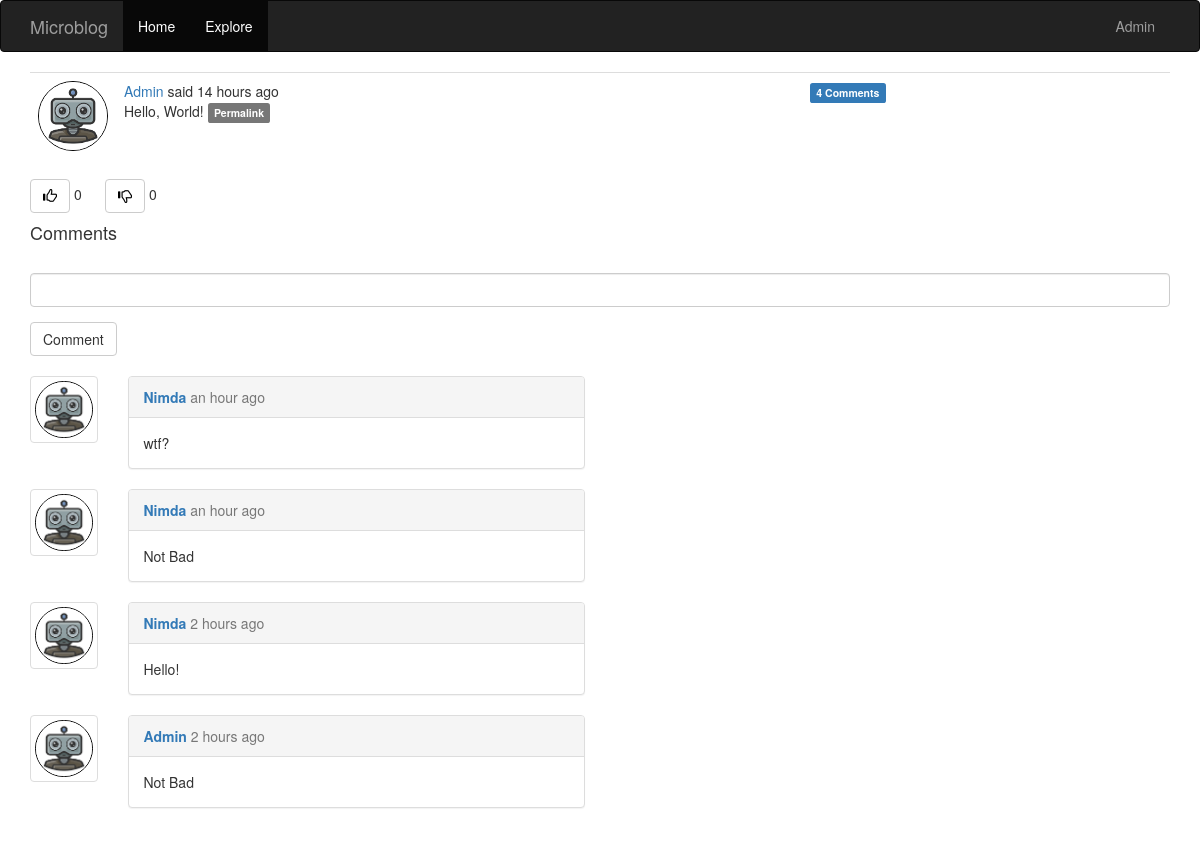
The app's page /post/1 (signed in) with its own data.
### app/models.py (models this page shows, shortened)
class User(UserMixin ,db.Model):
    id = db.Column(db.Integer, primary_key=True)
    username = db.Column(db.String(64), index=True, unique=True)
    email = db.Column(db.String(128), index=True, unique=True)
    password_hash = db.Column(db.String(128))
    posts = db.relationship('Post', backref='author', lazy='dynamic')
    about_me = db.Column(db.Text)
    image_file = db.Column(db.String(20), nullable=False, default='default.png')
    last_seen = db.Column(db.DateTime, default=datetime.utcnow)
    followed = db.relationship(
        'User', secondary=followers,
        primaryjoin=(followers.c.follower_id==id),
        secondaryjoin=(followers.c.followed_id==id),
        backref=db.backref('followers', lazy='dynamic'), lazy='dynamic')
    comments = db.relationship('Comment', backref='author', lazy='dynamic')
    liked = db.relationship(
        'PostLike',
        foreign_keys='PostLike.user_id',
        backref='user', lazy='dynamic')
    disliked = db.relationship(
        'PostDislike',
        foreign_keys='PostDislike.user_id',
        backref='user', lazy='dynamic')
    def has_liked_post(self, post):
        return PostLike.query.filter(
            PostLike.user_id == self.id,
            PostLike.post_id == post.id).count() > 0
    def has_disliked_post(self, post):
        return PostDislike.query.filter(
            PostDislike.user_id == self.id,
            PostDislike.post_id == post.id).count() > 0

class Post(db.Model):
    id = db.Column(db.Integer, primary_key=True)
    body = db.Column(db.Text)
    timestamp = db.Column(db.DateTime, index=True, default=datetime.utcnow)
    user_id = db.Column(db.Integer, db.ForeignKey('user.id'))
    comments = db.relationship('Comment', backref='post', lazy='dynamic')
    likes = db.relationship('PostLike', backref='post', lazy='dynamic')
    dislikes = db.relationship('PostDislike', backref='post', lazy='dynamic')
    def comments_for_post(self):
        post = Comment.query.join(Post, Post.user_id == Comment.post_id).filter(
                                  Post.id == self.id)
        own = Comment.query.filter_by(post_id=self.id)
        return post.union(own).order_by(Comment.timestamp.desc())

class Comment(db.Model):
    id = db.Column(db.Integer, primary_key=True)
    body = db.Column(db.Text)
    timestamp = db.Column(db.DateTime, index=True, default=datetime.utcnow)
    user_id = db.Column(db.Integer, db.ForeignKey('user.id'))
    post_id = db.Column(db.Integer, db.ForeignKey('post.id'))

### app/routes.py (the view, shortened to what this page needs)
@app.route('/post/<int:id>', methods=['GET', 'POST'])
def post(id):
    post = Post.query.get_or_404(id)
    form = CommentForm()
    page = request.args.get('page', 1, type=int)
    comments = post.comments_for_post().paginate(
        page, app.config['POSTS_PER_PAGE'], False)
    next_url = url_for('post', page=comments.next_num) \
        if comments.has_next else None
    prev_url = url_for('post', page=comments.prev_num) \
        if comments.has_prev else None
    return render_template('post.html', post=post, form=form,
                           comments=comments.items, next_url=next_url, prev_url=prev_url)

### app/forms.py
class CommentForm(FlaskForm):
    comment = StringField(_l(''), validators=[DataRequired()])
    submit = SubmitField(_l('Comment'))

### app/models.py (called while the page is built)
@login.user_loader
def load_user(id):
    return User.query.get(int(id))

### app/routes.py (called while the page is built)
@app.before_request
def before_request():
    if current_user.is_authenticated:
        current_user.last_seen = datetime.utcnow()
        db.session.commit()

### app/templates/post.html (shortened to what this page needs)
{% extends 'base.html' %}
{% import 'bootstrap/wtf.html' as wtf %}
{% block app_content %}
<table class="table table-hover">
    <tr>
        <td width="70px">
            <a href="{{ url_for('user', username=post.author.username) }}">
                <img src="{{ url_for('static', filename='avatars/' + post.author.image_file) }}" class="img-circle" width="70" height="70" style="border:1px solid black">
            </a>
        </td>
        <td>
            {{ _('%(username)s said %(when)s', username=user_link, when=moment(post.timestamp).fromNow()) }}
            <br>
            {{ post.body }}
            <a href="{{ url_for('post', id=post.id) }}">
                <span class="label label-default">Permalink</span>
            </a>
        </td>
        <td>
            <a href="{{ url_for('post', id=post.id) }}#comments">
                <span class="label label-primary">{{ post.comments.count()}} Comments</span>
            </a>
        </td>
    </tr>
</table>
{% include '_like.html' %}
{% if form %}
<h4 id='comments'>Comments</h4>
<div class='comment_form'>
    {{ wtf.quick_form(form) }}
</div>
<br>
{% endif %}
    {% for comment in comments %}
        {% include '_comment.html' %}
    {% endfor %}
{% endblock %}

### app/templates/base.html (shortened to what this page needs)
{% extends 'bootstrap/base.html' %}
{% block navbar %}
    <nav class="navbar navbar-inverse">
        <div class="container">
            <div class="navbar-header">
                <a class="navbar-brand" href="{{url_for('blog') }}">Microblog</a>
            </div>
            <div class="collapse navbar-collapse" id="bs-example-navbar-collapse-1">
                <ul class="nav navbar-nav">
                    <li class="active"><a href="{{ url_for('blog') }}">{{ _('Home') }}</a></li>
                    <li class="active"><a href="{{ url_for('explore') }}">{{ _('Explore') }}</a></li>
                </ul>
                <ul class="nav navbar-nav navbar-right">
                    {% if current_user.is_anonymous %}
                    <li><button type="submit" class="btn btn-default"><a href="{{ url_for('login') }}">{{ _('Sign in') }}</a></button></li>
                    {% else %}
                    <li class="dropdown">
                        <a href="#" class="dropdown-toggle" data-toggle="dropdown" role="button" aria-haspopup="true" aria-expanded="false">{{ current_user.username }}</a>
                    </div>
                    {% endif %}
            </div>
    </nav>
{% endblock  %}
{% block content %}
    <div class="container">
        {% block app_content %}{% endblock  %}
{% endblock  %}

### app/templates/_like.html
<table>
    <tr>
        <td width='75px'>
            {% if current_user.has_liked_post(post) %}
            <a href="{{ url_for('like_action', post_id=post.id, action='unlike') }}" title="You're liked this post">
                <button type="button" class="btn btn-default" aria-label="Left Align">
                    <span class="glyphicon glyphicon-thumbs-up" style="color:blue" aria-hidden="true"></span>
                </button>
            </a>
            {% else %}
            <a href="{{ url_for('like_action', post_id=post.id, action='like') }}">
                <button type="button" class="btn btn-default" aria-label="Left Align">
                    <span class="glyphicon glyphicon-thumbs-up" style="color:black" aria-hidden="true"></span>
                </button>
            </a>
        {% endif %}
        {{ post.likes.count() }}
        </td>
        <td width='75px'>
            {% if current_user.has_disliked_post(post) %}
            <a href="{{ url_for('like_action', post_id=post.id, action='undislike') }}" title="You're disliked this post">
                <button type="button" class="btn btn-default" aria-label="Left Align">
                    <span class="glyphicon glyphicon-thumbs-down" style="color:blue" aria-hidden="true"></span>
                </button>
            </a>
            {% else %}
            <a href="{{ url_for('like_action', post_id=post.id, action='dislike') }}">
                <button type="button" class="btn btn-default" aria-label="Left Align">
                    <span class="glyphicon glyphicon-thumbs-down" style="color:black" aria-hidden="true"></span>
                </button>
            </a>
        {% endif %}
        {{ post.dislikes.count() }}
        </td>
    </tr>
</table>

### app/templates/_comment.html
<div class="row">
    <div class='col-sm-1'>
        <div class='thumbnail'>
            <a href="{{ url_for('user', username=comment.author.username) }}">
                <img src="{{ url_for('static', filename='avatars/' + comment.author.image_file) }}" class="img-circle" width="70" height="70" style="border:1px solid black">
            </a>
        </div>
    </div>
    <div class='col-sm-5'>
        <div class='panel panel-default'>
            <div class='panel-heading'>
                <a href="{{ url_for('user', username=comment.author.username) }}">
                    <strong>{{ comment.author.username }}</strong>
                    <span class='text-muted'>{{ moment(comment.timestamp).fromNow() }}</span>
                </a>
            </div>
            <div class='panel-body'>
                {{ comment.body }}
            </div>
        </div>
    </div>
</div>

### records on screen
User: username "Admin", image_file (placeholder picture)
Post: body "Hello, World!"
Comment: image_file (placeholder picture), author.username "Nimda", timestamp "an hour ago", body "wtf?"
Comment: image_file (placeholder picture), author.username "Nimda", timestamp "an hour ago", body "Not Bad"
Comment: image_file (placeholder picture), author.username "Nimda", timestamp "2 hours ago", body "Hello!"
Comment: image_file (placeholder picture), author.username "Admin", timestamp "2 hours ago", body "Not Bad"

### other values on screen
{{ post.comments.count() }} "4"
{{ post.likes.count() }} "0"
{{ post.dislikes.count() }} "0"
